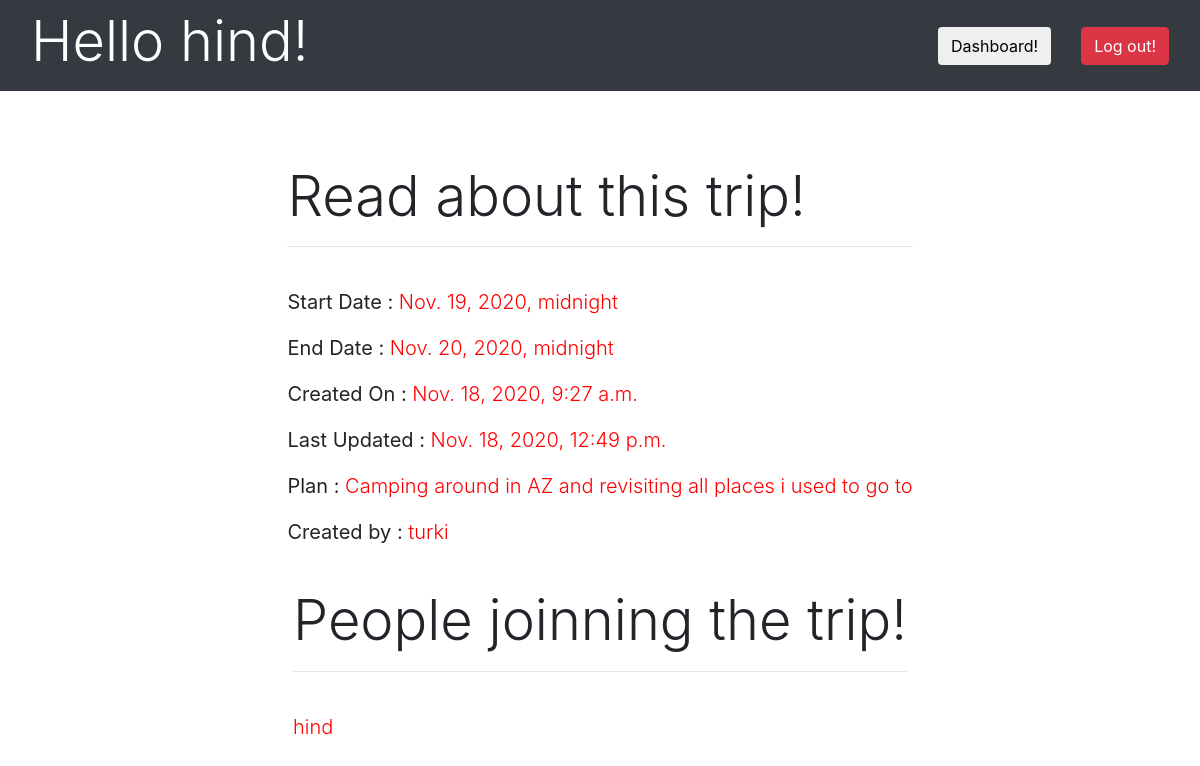
The app's page /trips/1 (signed in) with its own data.
### app_one/models.py (models this page shows)
class User(models.Model):
    first_name = models.CharField(max_length=255)
    last_name = models.CharField(max_length=255)
    email = models.CharField(max_length=255)
    password = models.CharField(max_length=500)
    created_at = models.DateTimeField(auto_now_add = True)
    updated_at = models.DateTimeField(auto_now = True)
    objects = UserManager()

class Trip(models.Model):
    dest = models.CharField(max_length = 255)
    start_date = models.DateTimeField()
    end_date = models.DateTimeField()
    plan = models.TextField()
    user = models.ForeignKey(User, related_name = 'trips', on_delete = models.CASCADE)
    jointed_users = models.ManyToManyField(User, related_name = 'joined_trips')
    created_at = models.DateTimeField(auto_now_add = True)
    updated_at = models.DateTimeField(auto_now = True)
    objects = TripManager()

### app_one/views.py (the view)
# urls.py: path('trips/<int:trip_id>', views.trip_info),
def trip_info(request, trip_id):
    context = {
        'trip' : Trip.objects.get(id = trip_id),
        'user' : User.objects.get(id = request.session['userid']),
    }
    return render(request, 'trip_info.html', context)

### app_one/templates/trip_info.html (shortened to what this page needs)
<!DOCTYPE html>
<html lang="en" dir="ltr">
  <head>
    <link rel="stylesheet" href="https://maxcdn.bootstrapcdn.com/bootstrap/4.0.0/css/bootstrap.min.css" >
    <link rel="stylesheet" href="https://maxcdn.bootstrapcdn.com/font-awesome/4.4.0/css/font-awesome.min.css">
  </head>
</head>
<body>
  <nav class="navbar navbar-dark bg-dark">
    <div class="container-fluid">
      <div class="navbar-header">
        <h4 class="display-4" style="color:white" >Hello {{user.first_name}}!</h4>
      </div>
      <div class="row">
        <div class="col-sm-auto mx-auto">
          <a href="/trips"><button class="btn">Dashboard!</button></a>
        </div>
        <div class="col-sm-auto mx-auto">
            <a href="/logout"><button class="btn btn-danger">Log out!</button></a>
        </div>
      </div>
    </div>
  </nav>
    <div class="container-fluid  p-5">
      <div class="row">
        <div class="col-sm-auto mx-auto  pt-4">
          <h6 class="display-4"> Read about this trip!</h6>
          <hr> <br>
          <p class="lead"><strong>Start Date :</strong> <span style="color:red">{{trip.start_date}}</span></p>
          <p class="lead"><strong>End Date :</strong> <span style="color:red">{{trip.end_date}}</span></p>
          <p class="lead"><strong>Created On :</strong> <span style="color:red">{{trip.created_at}}</span></p>
          <p class="lead"><strong>Last Updated :</strong> <span style="color:red">{{trip.updated_at}}</span></p>
          <p class="lead"><strong>Plan :</strong> <span style="color:red">{{trip.plan}}</span></p>
          <p class="lead"><strong>Created by :</strong> <span style="color:red">{{trip.user.first_name}}</span></p>
        </div>
        <div class="col-sm-auto mx-auto  pt-4">
          <h6 class="display-4"> People joinning the trip!</h6>
          <hr> <br>
          {% for u in trip.jointed_users.all %}
            <p class="lead"><span style="color:red">{{u.first_name}}</span></p>
          {% endfor %}
        </div>
      </div>
  </body>
</html>

### records on screen
User: first_name "hind"
Trip: start_date "Nov. 19, 2020, midnight", end_date "Nov. 20, 2020, midnight", created_at "Nov. 18, 2020, 9:27 a.m.", updated_at "Nov. 18, 2020, 12:49 p.m.", plan "Camping around in AZ and revisiting all places i used to go to", user.first_name "turki"
